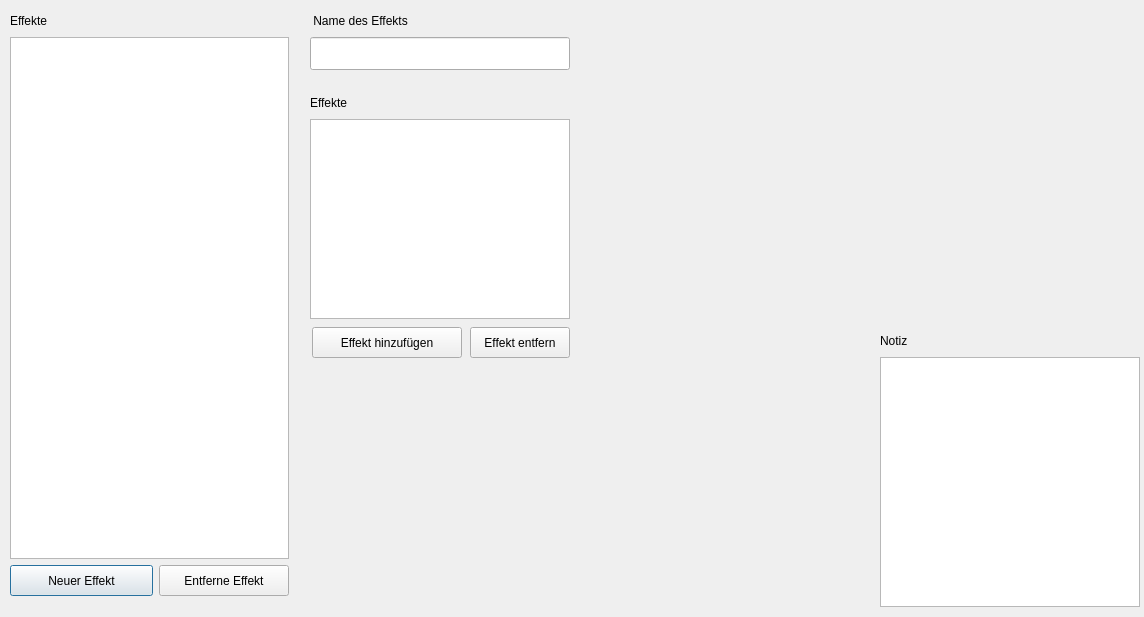
<?xml version="1.0" encoding="UTF-8"?>
<ui version="4.0">
 <class>Effekt_Editor</class>
 <widget class="QDialog" name="Effekt_Editor">
  <property name="geometry">
   <rect>
    <x>0</x>
    <y>0</y>
    <width>1144</width>
    <height>617</height>
   </rect>
  </property>
  <property name="windowTitle">
   <string>Dialog</string>
  </property>
  <widget class="QWidget" name="layoutWidget_4">
   <property name="geometry">
    <rect>
     <x>310</x>
     <y>10</y>
     <width>262</width>
     <height>62</height>
    </rect>
   </property>
   <layout class="QVBoxLayout" name="verticalLayout_8">
    <item>
     <widget class="QLabel" name="label_2">
      <property name="minimumSize">
       <size>
        <width>260</width>
        <height>21</height>
       </size>
      </property>
      <property name="maximumSize">
       <size>
        <width>256</width>
        <height>21</height>
       </size>
      </property>
      <property name="text">
       <string> Name des Effekts</string>
      </property>
     </widget>
    </item>
    <item>
     <widget class="QLineEdit" name="lineEdit_name">
      <property name="minimumSize">
       <size>
        <width>260</width>
        <height>33</height>
       </size>
      </property>
      <property name="maximumSize">
       <size>
        <width>256</width>
        <height>33</height>
       </size>
      </property>
      <property name="maxLength">
       <number>25</number>
      </property>
     </widget>
    </item>
   </layout>
  </widget>
  <widget class="QWidget" name="layoutWidget_6">
   <property name="geometry">
    <rect>
     <x>10</x>
     <y>10</y>
     <width>279</width>
     <height>586</height>
    </rect>
   </property>
   <property name="minimumSize">
    <size>
     <width>150</width>
     <height>0</height>
    </size>
   </property>
   <layout class="QVBoxLayout" name="verticalLayout_5">
    <item>
     <layout class="QVBoxLayout" name="verticalLayout_4">
      <item>
       <widget class="QLabel" name="label">
        <property name="minimumSize">
         <size>
          <width>150</width>
          <height>21</height>
         </size>
        </property>
        <property name="maximumSize">
         <size>
          <width>286</width>
          <height>21</height>
         </size>
        </property>
        <property name="text">
         <string>Effekte</string>
        </property>
       </widget>
      </item>
      <item>
       <widget class="QListWidget" name="listWidget_gegenstand">
        <property name="minimumSize">
         <size>
          <width>150</width>
          <height>516</height>
         </size>
        </property>
        <property name="maximumSize">
         <size>
          <width>286</width>
          <height>600</height>
         </size>
        </property>
       </widget>
      </item>
     </layout>
    </item>
    <item>
     <layout class="QHBoxLayout" name="horizontalLayout_3">
      <item>
       <widget class="QPushButton" name="pushButton_gegenstand_neu">
        <property name="minimumSize">
         <size>
          <width>0</width>
          <height>31</height>
         </size>
        </property>
        <property name="maximumSize">
         <size>
          <width>16777215</width>
          <height>31</height>
         </size>
        </property>
        <property name="text">
         <string>Neuer Effekt</string>
        </property>
       </widget>
      </item>
      <item>
       <widget class="QPushButton" name="pushButton_gegenstand_entfernen">
        <property name="minimumSize">
         <size>
          <width>130</width>
          <height>31</height>
         </size>
        </property>
        <property name="maximumSize">
         <size>
          <width>130</width>
          <height>31</height>
         </size>
        </property>
        <property name="text">
         <string>Entferne Effekt</string>
        </property>
        <property name="autoRepeatDelay">
         <number>300</number>
        </property>
        <property name="autoRepeatInterval">
         <number>100</number>
        </property>
       </widget>
      </item>
     </layout>
    </item>
   </layout>
  </widget>
  <widget class="QWidget" name="layoutWidget_8">
   <property name="geometry">
    <rect>
     <x>880</x>
     <y>330</y>
     <width>262</width>
     <height>279</height>
    </rect>
   </property>
   <layout class="QVBoxLayout" name="verticalLayout_7">
    <item>
     <widget class="QLabel" name="label_notiz">
      <property name="minimumSize">
       <size>
        <width>260</width>
        <height>21</height>
       </size>
      </property>
      <property name="maximumSize">
       <size>
        <width>256</width>
        <height>21</height>
       </size>
      </property>
      <property name="text">
       <string>Notiz</string>
      </property>
     </widget>
    </item>
    <item>
     <widget class="QTextEdit" name="textEdit_notiz">
      <property name="minimumSize">
       <size>
        <width>260</width>
        <height>250</height>
       </size>
      </property>
      <property name="maximumSize">
       <size>
        <width>260</width>
        <height>250</height>
       </size>
      </property>
     </widget>
    </item>
   </layout>
  </widget>
  <widget class="QWidget" name="layoutWidget_3">
   <property name="geometry">
    <rect>
     <x>310</x>
     <y>90</y>
     <width>264</width>
     <height>270</height>
    </rect>
   </property>
   <layout class="QVBoxLayout" name="verticalLayout_3">
    <item>
     <layout class="QVBoxLayout" name="verticalLayout_2">
      <item>
       <widget class="QLabel" name="label_3">
        <property name="minimumSize">
         <size>
          <width>260</width>
          <height>21</height>
         </size>
        </property>
        <property name="maximumSize">
         <size>
          <width>256</width>
          <height>21</height>
         </size>
        </property>
        <property name="text">
         <string>Effekte</string>
        </property>
       </widget>
      </item>
      <item>
       <widget class="QListWidget" name="listWidget_effekte">
        <property name="minimumSize">
         <size>
          <width>260</width>
          <height>200</height>
         </size>
        </property>
        <property name="maximumSize">
         <size>
          <width>260</width>
          <height>200</height>
         </size>
        </property>
       </widget>
      </item>
     </layout>
    </item>
    <item>
     <layout class="QHBoxLayout" name="horizontalLayout_2">
      <item>
       <widget class="QPushButton" name="pushButton_effekte_neu">
        <property name="minimumSize">
         <size>
          <width>150</width>
          <height>31</height>
         </size>
        </property>
        <property name="maximumSize">
         <size>
          <width>100</width>
          <height>31</height>
         </size>
        </property>
        <property name="text">
         <string>Effekt hinzufügen</string>
        </property>
       </widget>
      </item>
      <item>
       <widget class="QPushButton" name="pushButton_effekte_entfernen">
        <property name="minimumSize">
         <size>
          <width>100</width>
          <height>31</height>
         </size>
        </property>
        <property name="maximumSize">
         <size>
          <width>100</width>
          <height>31</height>
         </size>
        </property>
        <property name="text">
         <string>Effekt entfern</string>
        </property>
        <property name="autoRepeatDelay">
         <number>300</number>
        </property>
        <property name="autoRepeatInterval">
         <number>100</number>
        </property>
       </widget>
      </item>
     </layout>
    </item>
   </layout>
  </widget>
 </widget>
 <resources/>
 <connections/>
</ui>
